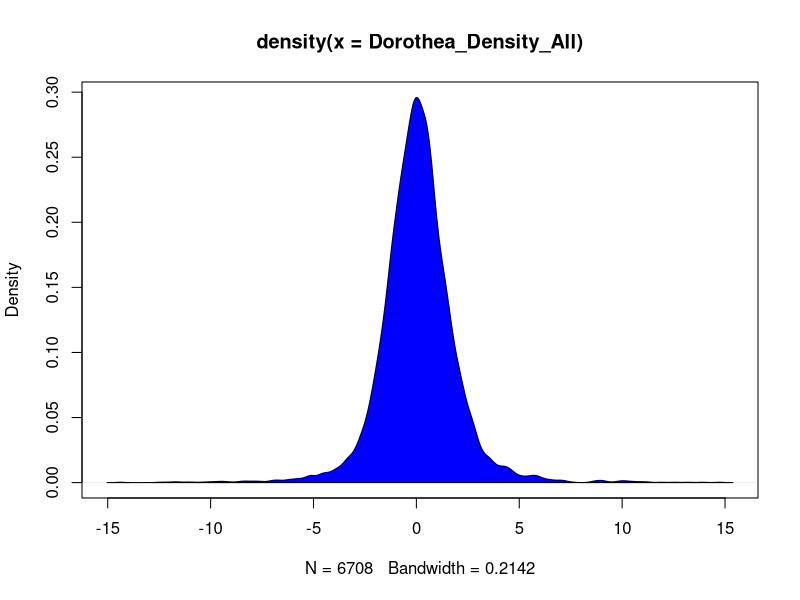
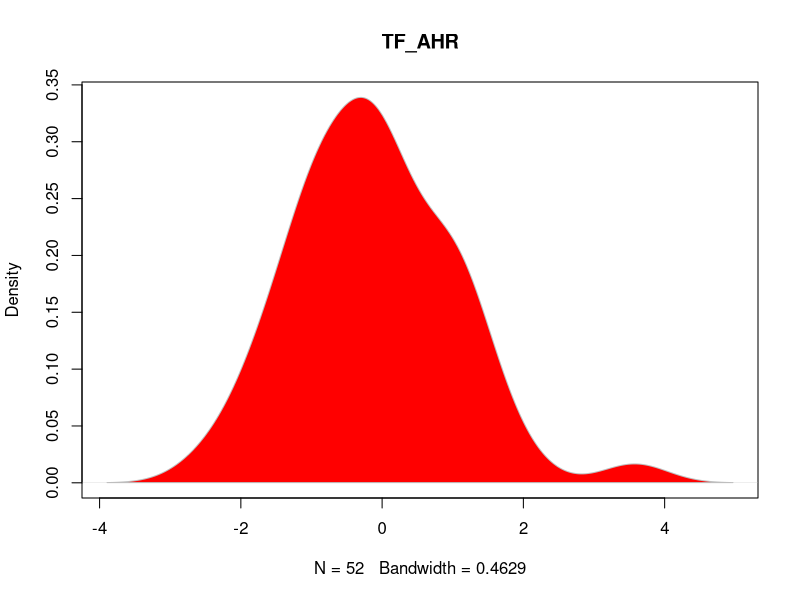
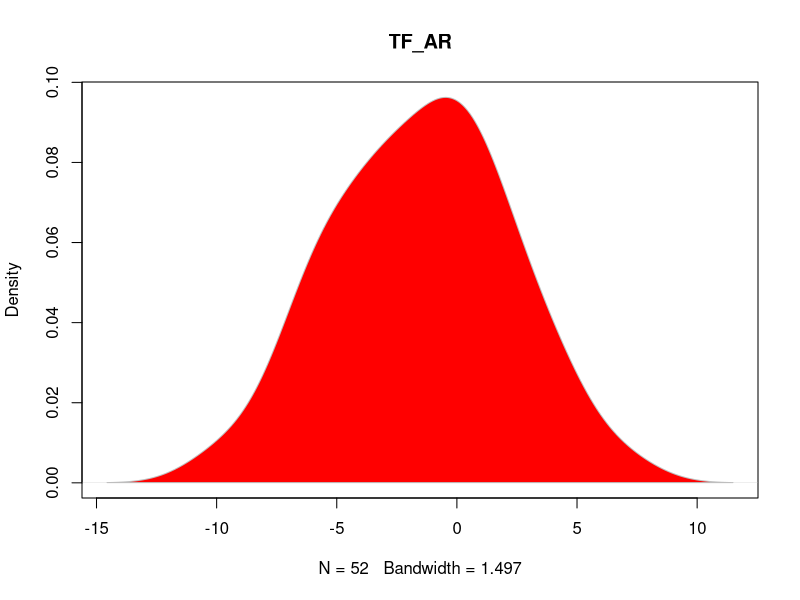
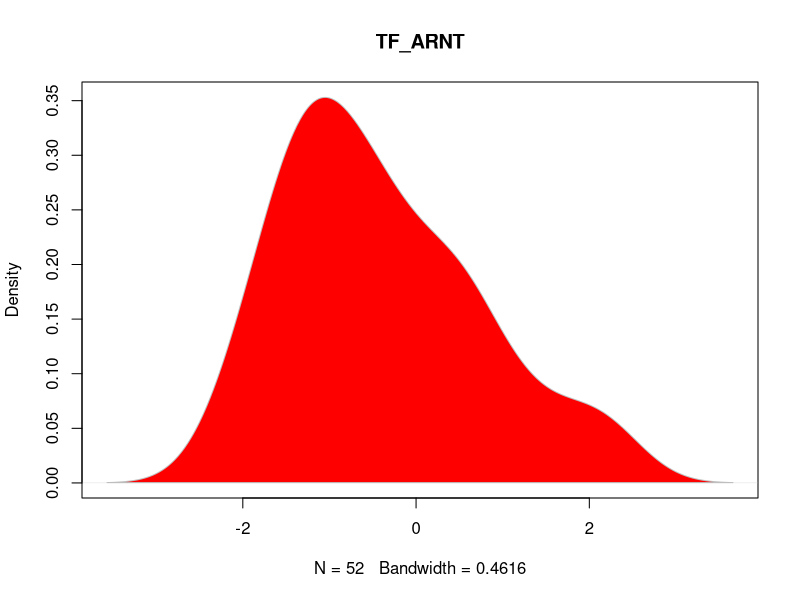
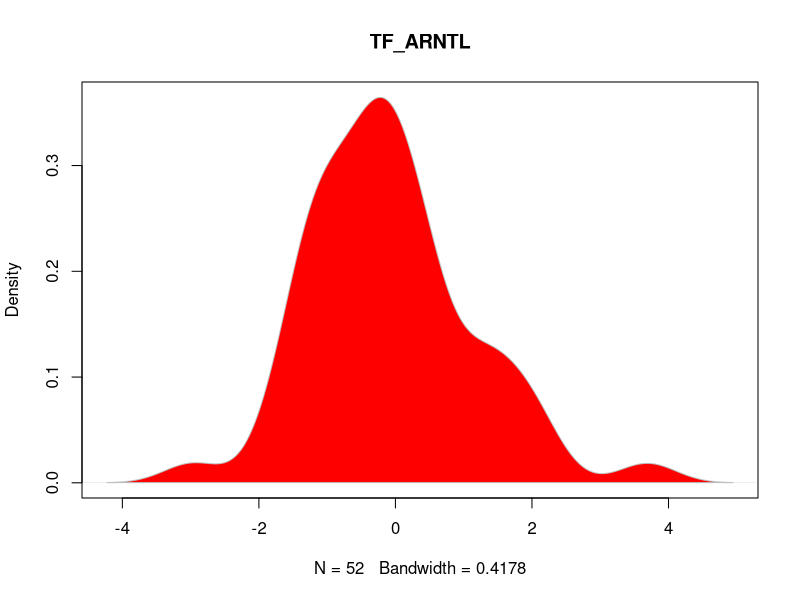
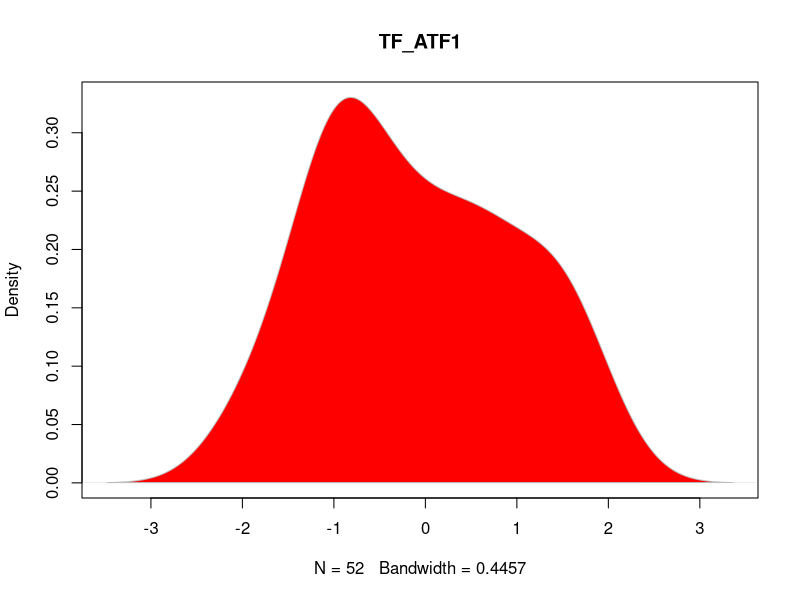
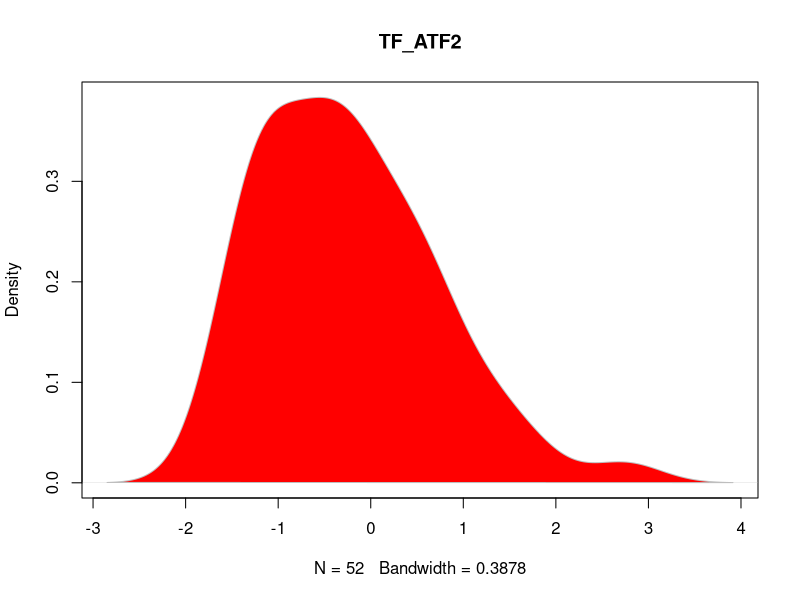
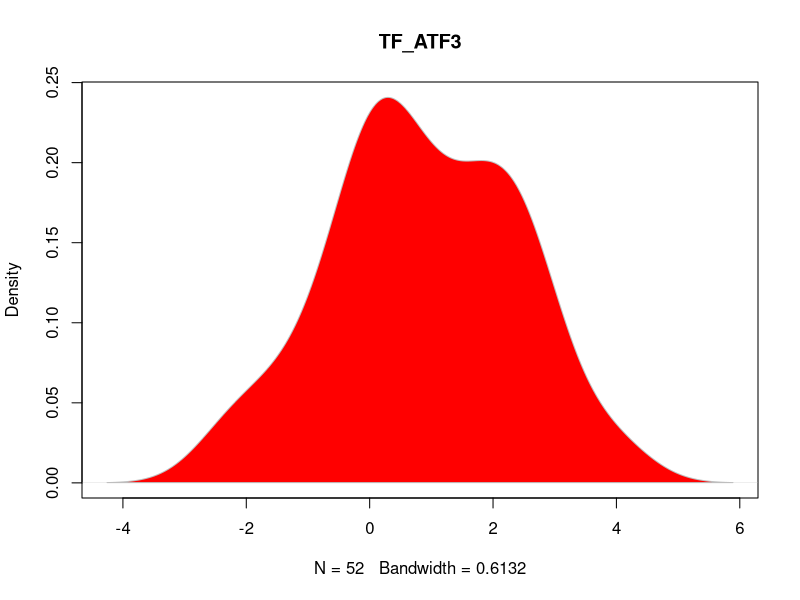

Write the R code that produced these figures, in order.
# Measurement data formatting from csv files

setwd("~/Desktop/RWTH_Aachen/GitHub/CARNIVAL/archive/CARNIVAL_Validation/E-MTAB-2091/data") # set working directory (relative)

# E-MTAB-2091_DoRothEA.csv
Dorothea <- read.table("E-MTAB-2091_DoRothEA.csv",header=T,sep=",",stringsAsFactors = F)
par(mfrow=c(8,7))
colname <- colnames(Dorothea[2:length(Dorothea)])
pdf("Dorothea_Density_Plot.pdf")

Dorothea_Density_List <- list()
for (counter in 1:(ncol(Dorothea)-1)) {
  d <- density(as.numeric(Dorothea[,counter+1]))
  plot(d, type="n",main=colname[counter])
  polygon(d, col="red",border="gray") 
  # hist(as.numeric(Dorothea[1,2:nrow(Dorothea)]))
  Dorothea_Density_List[[counter]] <- as.numeric(Dorothea[,counter+1])
}
dev.off()

par(mfrow=c(1,1))
Dorothea_Density_All <- unlist(Dorothea_Density_List)
pdf("Dorothea_All_Histogram.pdf")
hist(Dorothea_Density_All)
dev.off()
d_all <- density(Dorothea_Density_All)
plot(d_all,type="n")
polygon(d_all,col="blue")

# Defining cut-off
# CutOffDorothea <- 1.5 # n=1990 (from n=6708)
CutOffDorothea <- 1 # n=3152 (from n=6708)
sum(Dorothea_Density_All < (-1*CutOffDorothea) | Dorothea_Density_All>CutOffDorothea) 

# Combined data measurement file writing
Dorothea_Cutoff <- Dorothea[,2:ncol(Dorothea)]
Dorothea_Cutoff[Dorothea_Cutoff<CutOffDorothea & Dorothea_Cutoff>(-CutOffDorothea)] <- NaN
Dorothea_Cutoff[Dorothea_Cutoff>=CutOffDorothea] <- 1
Dorothea_Cutoff[Dorothea_Cutoff<=(-CutOffDorothea)] <- -1
Dorothea_Cutoff[is.nan(as.matrix(Dorothea_Cutoff))] <- 0
ColNamesNew <- substring(colnames(Dorothea_Cutoff),4)
colnames(Dorothea_Cutoff) <- ColNamesNew
write.table(x = Dorothea_Cutoff,file = paste0("Dorothea_All_Cutoff_",toString(CutOffDorothea),".tsv"),quote = F,sep = "\t",col.names = T,row.names = F)

# Single data measurement file writing
# betaxolol
Dorothea_Cutoff_betaxolol <- Dorothea_Cutoff[1,]
ColNamesSingle <- ColNamesNew[Dorothea_Cutoff_betaxolol!=0]
Dorothea_Cutoff_betaxolol <- matrix(Dorothea_Cutoff_betaxolol[Dorothea_Cutoff_betaxolol!=0],nrow = 1,ncol = length(Dorothea_Cutoff_betaxolol[Dorothea_Cutoff_betaxolol!=0]))
colnames(Dorothea_Cutoff_betaxolol) <- ColNamesSingle
write.table(x = Dorothea_Cutoff_betaxolol,file = paste0("Dorothea_betaxolol_Cutoff_",toString(CutOffDorothea),".tsv"),quote = F,sep = "\t",col.names = T,row.names = F)

# all compounds
Dorothea_Compounds <- Dorothea[,1]
Dorothea_Compounds_All <- NULL
for (counter in 1:length(Dorothea_Compounds)) {
  Dorothea_Compounds_All[[counter]] <- strsplit(Dorothea_Compounds[counter],split = " ",fixed = T)
}
Dorothea_Compounds_Names <- NULL
for (counter in 1:length(Dorothea_Compounds_All)) {
  if (length(Dorothea_Compounds_All[[counter]][[1]])==1) {
    Dorothea_Compounds_Names[[counter]] <- Dorothea_Compounds_All[[counter]][[1]][1]
  } else {
    if (grepl(pattern = "(",x = Dorothea_Compounds_All[[counter]][[1]][2],fixed = T)) {
      Dorothea_Compounds_Names[[counter]] <- Dorothea_Compounds_All[[counter]][[1]][1]
    } else {
      Dorothea_Compounds_Names[[counter]] <- paste0(Dorothea_Compounds_All[[counter]][[1]][1],"_",Dorothea_Compounds_All[[counter]][[1]][2])
    }
  }
}
Dorothea_Compounds_Names <- unlist(Dorothea_Compounds_Names)
write.table(x = Dorothea_Compounds_Names,file = "All_Compound_Names.tsv",quote = F,sep = "\t",col.names = F,row.names = F)


for (counter in 1:length(Dorothea_Compounds_Names)) {
  Dorothea_Cutoff_current <- Dorothea_Cutoff[counter,]
  ColNamesSingle <- ColNamesNew[Dorothea_Cutoff_current!=0]
  Dorothea_Cutoff_current <- matrix(Dorothea_Cutoff_current[Dorothea_Cutoff_current!=0],nrow = 1,ncol = length(Dorothea_Cutoff_current[Dorothea_Cutoff_current!=0]))
  colnames(Dorothea_Cutoff_current) <- ColNamesSingle
  write.table(x = Dorothea_Cutoff_current,file = paste0("Dorothea_",Dorothea_Compounds_Names[counter],"_Cutoff_",toString(CutOffDorothea),".tsv"),quote = F,sep = "\t",col.names = T,row.names = F)
}

# --- End of script --- #
